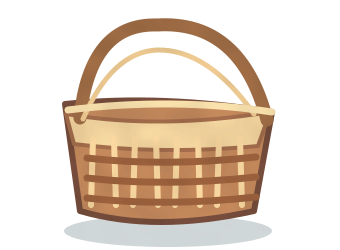
#> input picture examples/mupi-run/art/basket.png, 340 x 250 px, given in place of backdrop.png, which was not available
$ python generate_mupi_run_atmosphere.py
#> lines starting #> are read from the running program, lines starting #| are printed output that depends on the picture
#!/usr/bin/env python3
"""Render layered atmospheric forest elements and subtle painterly textures for MuPi Run.

Own artwork only. Requires Pillow and rsvg-convert (already required by the
SVG sprite generator). Generates raster images consumed by the running game,
with reproducible deterministic seeds and no online assets.
"""
from __future__ import annotations
from pathlib import Path
from PIL import Image, ImageDraw, ImageFilter, ImageChops, ImageEnhance
import importlib.util, math, random, subprocess

ROOT = Path(__file__).resolve().parents[1]
OUT = ROOT/'examples/mupi-run/art'
R = random.Random(2403)
W,H=800,480
OUT.mkdir(exist_ok=True)

def image(name):
    return Image.open(OUT/(name+'.png')).convert('RGBA')

def gradient(w,h,stops):
    # A gentle multistop atmospheric gradient, tinted toward golden sunbeams.
#> called with w = 800, h = 480
    im=Image.new('RGBA',(w,h))
#> im: PIL image 800x480 RGBA; every value is 0
    d=ImageDraw.Draw(im)
    for y in range(h):
        t=y/max(1,h-1)
        for n in range(1,len(stops)):
            if t <= stops[n][0]:
                t0,c0=stops[n-1]
                t1,c1=stops[n]
                k=(t-t0)/max(1e-6,t1-t0)
                col=tuple(round(c0[i]*(1-k)+c1[i]*k) for i in range(4))
                break
        else:col=stops[-1][1]
        d.line((0,y,w,y),fill=col)
    return im

def paste_center(layer, sprite, x,y, w,h,opacity=1):
    src=image(sprite).resize((max(1,int(w)),max(1,int(h))),Image.Resampling.LANCZOS)
    if opacity<1:
        src.putalpha(src.getchannel('A').point(lambda v: int(v*opacity)))
    layer.alpha_composite(src,(round(x-w/2),round(y-h)))

# [14 lines left out: functions mist, bark_noise, not called in this run]

def make_background():
    # Multiple tree silhouettes at different focal depths avoid the flat "row of triangles".
    layer=gradient(W,H,[(0,(17,49,58,255)),(.27,(75,127,112,255)),
                        (.48,(137,174,135,255)),(1,(65,115,94,255))])
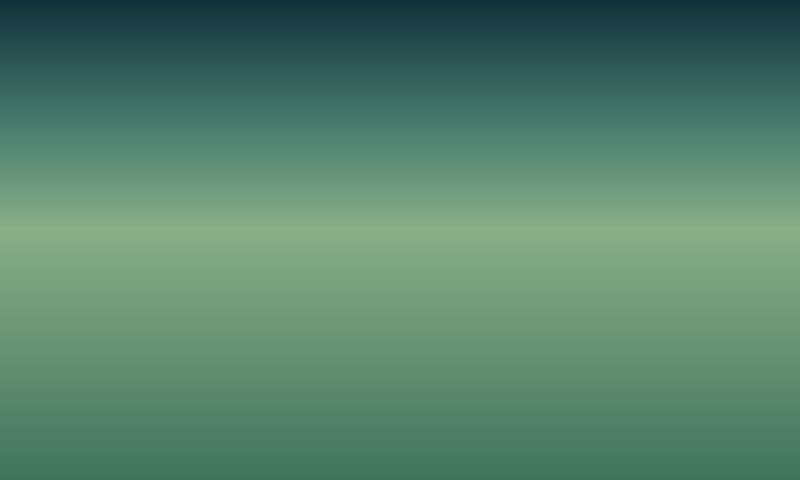
#> layer: PIL image 800x480 RGBA; mean R, G, B, A 87.1, 130.4, 108.4, 255
    canopy=image('backdrop').resize((800,480))
#> in image, returned value is the input picture: PIL image 340x250 RGBA; mean R, G, B, A 64.8, 51.1, 37.1, 86.8
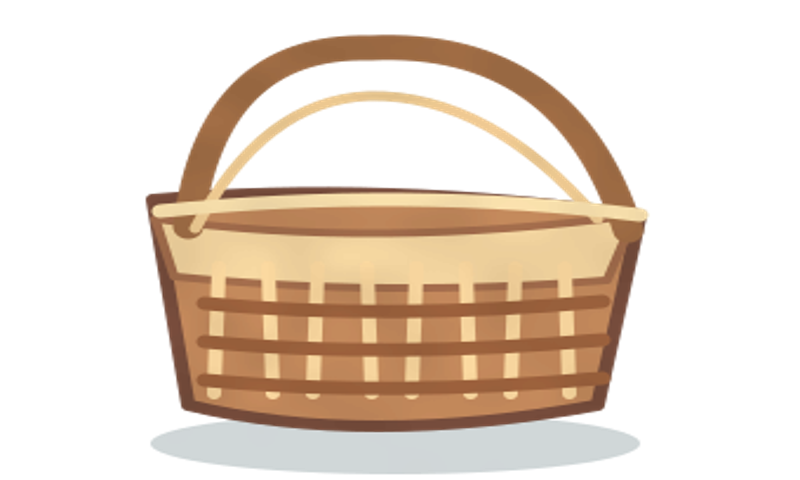
#> canopy: PIL image 800x480 RGBA; mean R, G, B, A 65.7, 51.8, 37.6, 86.8; transparent parts drawn white
    layer=Image.blend(layer,canopy,.21).convert('RGBA')
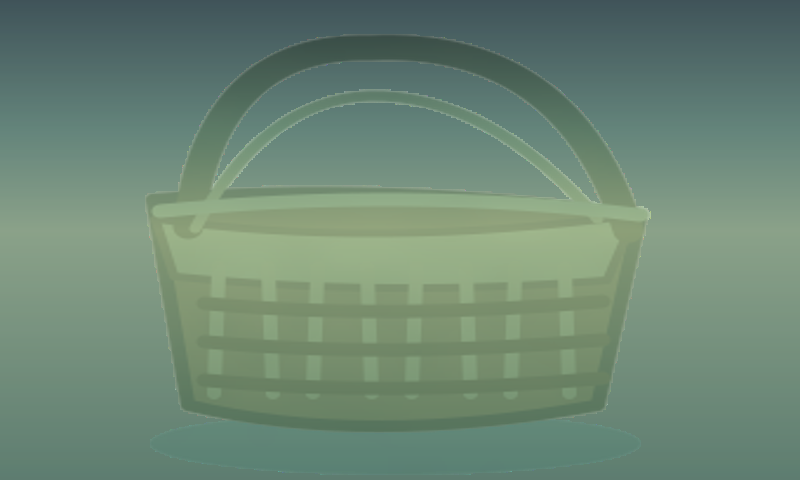
#> layer: PIL image 800x480 RGBA; mean R, G, B, A 82.1, 113.4, 93, 219.4; transparent parts drawn white
    # Sunlight behind the trees, not a solid yellow sun disc.
    light=Image.new('RGBA',(W,H),(0,0,0,0));d=ImageDraw.Draw(light,'RGBA')
    for radius in range(220,15,-3):
        alpha=max(0,round(46*(1-radius/235)**1.7))
        d.ellipse((525-radius,-12-radius,525+radius,-12+radius),fill=(253,242,173,alpha))
    light=light.filter(ImageFilter.GaussianBlur(12))
    layer.alpha_composite(light)
    # Strong near-forest silhouettes. A fuzzy depth of field differentiates layers.
    for depth in range(3):
        temp=Image.new('RGBA',(W,H),(0,0,0,0))
        count=[17,12,7][depth]
        for i in range(count):
            x=(i+.43)*W/count+R.uniform(-22,22)
            y=[209,232,265][depth]+R.randint(-18,16)
            size=([62,91,137][depth])*R.uniform(.82,1.26)
            name=R.choice(['tree-fir','tree-oak','tree-willow'] if depth>0 else ['tree-fir','tree-willow'])
            paste_center(temp,name,x,y,size,size*1.36,opacity=[.25,.35,.43][depth])
#> call 2 of image, with name = 'tree-fir'
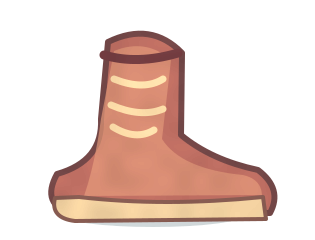
#> input picture examples/mupi-run/art/boot.png, 315 x 240 px, given in place of tree-fir.png, which was not available
#> in image, returned value is the input picture: PIL image 315x240 RGBA; mean R, G, B, A 64.4, 44.3, 37, 82.8
#> in paste_center, `src=image(sprite).resize((max(1,int(w)),max(1,int(h))),Image.Resamplin..`:
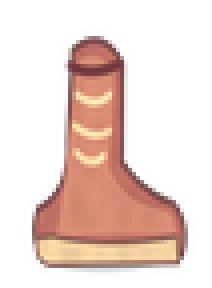
#> src: PIL image 53x72 RGBA (shown 4 times larger); mean R, G, B, A 72.4, 48.6, 40.9, 82.8; transparent parts drawn white
#> in paste_center, `src.putalpha(src.getchannel('A').point(lambda v: int(v*opacity)))`:
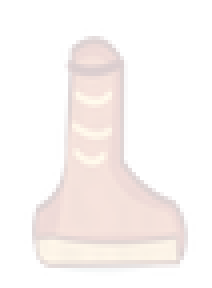
#> src: PIL image 53x72 RGBA (shown 4 times larger); mean R, G, B, A 72.4, 48.6, 40.9, 20.4; transparent parts drawn white
        temp=temp.filter(ImageFilter.GaussianBlur([7,3,1.1][depth]))
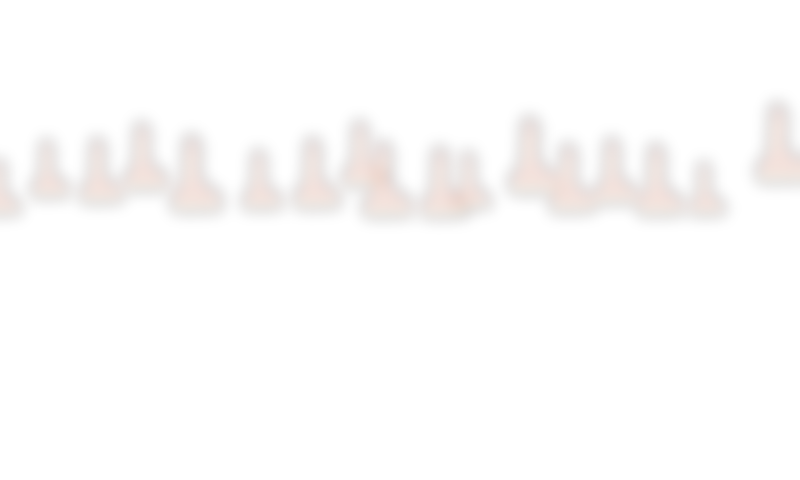
#> temp: PIL image 800x480 RGBA; mean R, G, B, A 15.7, 10.7, 9, 4.9; transparent parts drawn white
        layer.alpha_composite(temp)
    # Dappled ground on both banks; free-center is reserved for the game river.
    trees=Image.new('RGBA',(W,H),(0,0,0,0));d=ImageDraw.Draw(trees,'RGBA')
    d.polygon([(0,206),(295,204),(130,480),(0,480)],fill=(60,101,70,240))
    d.polygon([(800,206),(522,204),(660,480),(800,480)],fill=(64,111,70,244))
    for i in range(260):
        y=R.randint(170,477);spread=max(0,(y-150)*.45)
        left=R.random()<.5
        x=R.uniform(-20,200) if left else R.uniform(605,822)
        r=R.uniform(2,13)*(.3+(y/480))
        d.ellipse((x-r,y-r*.4,x+r,y+r*.34),
                  fill=R.choice([(126,154,76,33),(168,186,102,23),(22,71,57,28),(227,207,138,21)]))
    layer.alpha_composite(trees)
    # Soft volumetric beams, each semitransparent and wider toward the water.
    beams=Image.new('RGBA',(W,H),(0,0,0,0));d=ImageDraw.Draw(beams,'RGBA')
    for i,(start,end,width) in enumerate([(460,245,66),(518,400,83),(570,610,110),(612,754,80)]):
        d.polygon([(start,25),(start+12,20),(end+width,475),(end,475)],fill=(255,244,177,[28,20,22,13][i]))
    beams=beams.filter(ImageFilter.GaussianBlur(25));layer.alpha_composite(beams)
    # Haze toward vanishing point, including subtle backlighting.
    mist(layer,(171,88,678,292),(208,240,184,32),32)
    mist(layer,(280,115,590,230),(252,247,191,38),26)
    layer.convert('RGB').save(OUT/'backdrop.png',optimize=True)

# [48 lines left out: functions make_foreground, make_water, not called in this run]

def svg_path(d,fill,stroke=None,width=1):
    return '<path d="'+d+'" fill="'+fill+'"'+(
      f' stroke="{stroke}" stroke-width="{width}" stroke-linejoin="round" stroke-linecap="round"' if stroke else '')+'/>'

# [80 lines left out: functions render_svg, make_fallen_arch, make_dragonfly, make_waterfall, not called in this run]
def rrange(seed,maximum):
    return int((seed*41+17)%max(1,maximum))

# [80 lines left out: functions make_cover, texture_sprites, not called in this run]

def main():
    # Run after generate_mupi_run_sprites.py; never touch SVG source files of old assets.
    make_background()
    make_water()
    make_fallen_arch()
    make_waterfall()
    make_dragonfly()
    make_foreground()
    texture_sprites()
    make_cover()
    for name in ('backdrop','foreground','water-caustics','fallen-arch','waterfall','dragonfly'):
        p=OUT/(name+'.png')
        print(name,round(p.stat().st_size/1024),'KiB')
if __name__=='__main__':
#> (the run stopped early here; a loop or call above may not have finished)
